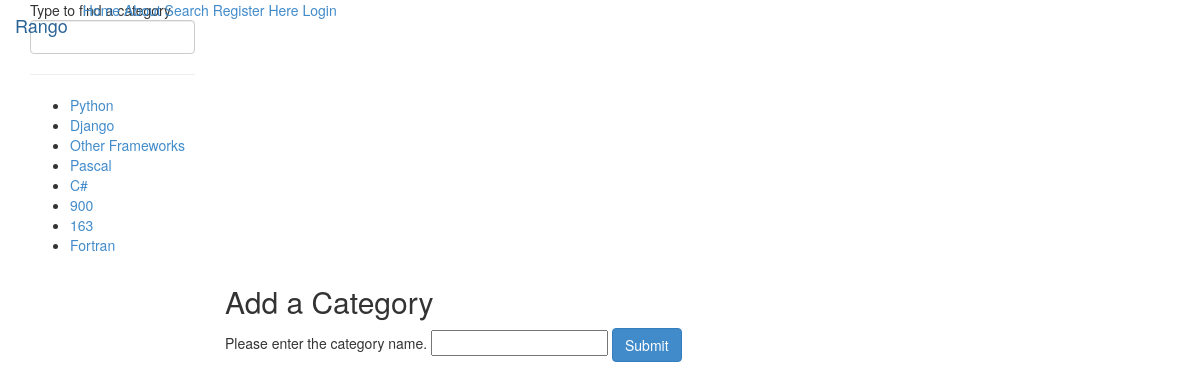
Screenshot of /rango/add_category/ with the database file from the repository.
### rango/models.py (models this page shows, shortened)
class Category(models.Model):
    maxlength = 128
    name = models.CharField(max_length=maxlength, unique=True)
    views = models.IntegerField(default=0)
    likes = models.IntegerField(default=0)
    slug = models.SlugField(unique=True)
    class Meta:
        verbose_name_plural = "Categories"

### rango/views.py (the view, shortened to what this page needs)
def add_category(request):
    form = CategoryForm()
    return render(request, 'rango/add_category.html', {'form': form})

### rango/forms.py
class CategoryForm(forms.ModelForm):
    name = forms.CharField(max_length=Category.maxlength, help_text="Please enter the category name.")
    views = forms.IntegerField(widget=forms.HiddenInput(), initial=0)
    likes = forms.IntegerField(widget=forms.HiddenInput(), initial=0)
    slug = forms.CharField(widget=forms.HiddenInput(), required=False)
    class Meta:
        model = Category
        fields = ('name',)

### rango/templatetags/rango_template_tags.py (called while the page is built)
@register.inclusion_tag('rango/cats.html')#注册tag
def get_category_list(cat=None):
    return {'cats': Category.objects.all(),'act_cat':cat}

### templates/rango/add_category.html (shortened to what this page needs)
{% extends 'rango/base.html' %}
{% block body_block %}
    <form role="form" id="category_form" method="post" action="{% url 'rango:add_category' %}">
    <h2 class="form-signin-heading">Add a Category</h2>
        {% for field in form.visible_fields %}
            {{ field.help_text }}
            {{ field }}
        {% endfor %}
        <input class="btn btn-primary" type='submit'  name='submit' value='Submit'>
    </form>
{% endblock %}

### templates/rango/cats.html
{% block sidebar_block %}
    <ul>
        {% if cats %}
            {% for c in cats %}
                {% if c == act_cat %}
                    <strong>
                        <li><a href="{% url 'rango:show_category' c.slug %}">{{ c.name }}</a></li>
                    </strong>
                {% else %}
                    <li><a href="{% url 'rango:show_category' c.slug %}">{{ c.name }}</a></li>
                {% endif %}
            {% endfor %}
        {% else %}
            <li><strong>There are no categories present.</strong></li>
        {% endif %}
    </ul>
{% endblock %}

### rows the page displays
Category: name "Python"
Category: name "Django"
Category: name "Other Frameworks"
Category: name "Pascal"
Category: name "C#"
Category: name "900"
Category: name "163"
Category: name "Fortran"

### other values shown
{{ field.help_text }} "Please enter the category name."
